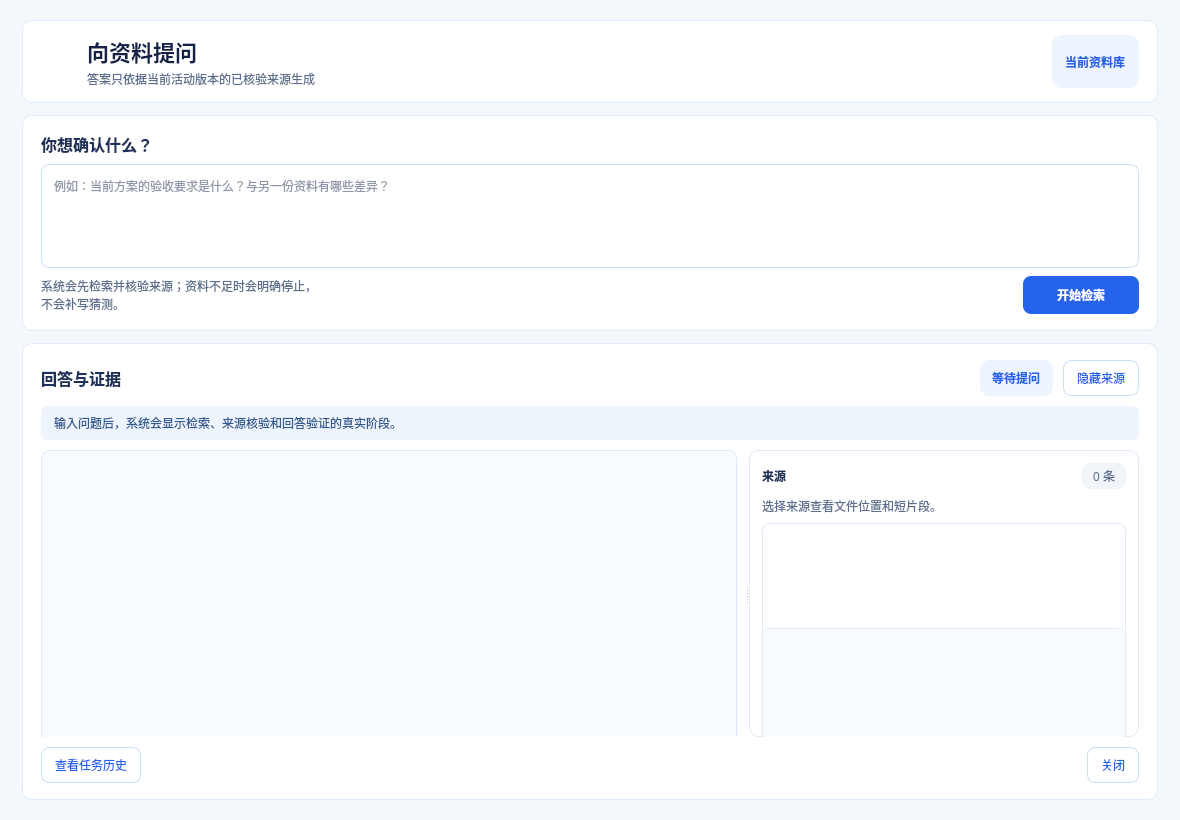
<?xml version="1.0" encoding="UTF-8"?>
<ui version="4.0">
 <class>KnowledgeAnswerDialog</class>
 <widget class="QDialog" name="KnowledgeAnswerDialog">
  <property name="windowModality"><enum>Qt::WindowModality::WindowModal</enum></property>
  <property name="geometry"><rect><x>0</x><y>0</y><width>1180</width><height>820</height></rect></property>
  <property name="minimumSize"><size><width>820</width><height>620</height></size></property>
  <property name="windowTitle"><string>向资料提问</string></property>
  <property name="styleSheet"><string notr="true">QDialog { background:#F4F7FB; }
QFrame#headerFrame, QFrame#questionFrame, QFrame#resultFrame, QFrame#sourcePanel { background:#FFFFFF; border:1px solid #DDEBFA; border-radius:10px; }
QLabel#dialogTitle { color:#14224A; font-size:22px; font-weight:700; }
QLabel#dialogSubtitle, QLabel#questionHint, QLabel#sourceHint { color:#5D6F8C; }
QLabel#knowledgeBaseLabel { color:#2563EB; background:#EEF4FF; border-radius:10px; padding:5px 10px; font-weight:600; }
QTextEdit#questionEdit { background:#FFFFFF; border:1px solid #CBDCF4; border-radius:8px; padding:8px; color:#1F3054; }
QTextEdit#questionEdit:focus { border:2px solid #4E87F5; }
QTextBrowser#answerBrowser, QTextBrowser#sourceDetail { background:#F8FBFF; border:1px solid #DDEBFA; border-radius:8px; padding:12px; color:#1F3054; }
QTextBrowser#answerBrowser h1 { color:#14224A; margin:0 0 10px 0; }
QTextBrowser#answerBrowser h2, QTextBrowser#sourceDetail h2 { color:#1E315A; margin-top:14px; }
QListWidget#sourceList { background:#FFFFFF; border:1px solid #DDEBFA; border-radius:8px; padding:4px; }
QListWidget#sourceList::item { padding:8px; border-radius:6px; }
QListWidget#sourceList::item:selected { background:#EAF2FF; color:#1D4ED8; }
QPushButton#askButton { background:#2563EB; color:#FFFFFF; border:0; border-radius:8px; padding:9px 16px; font-weight:700; }
QPushButton#askButton:hover { background:#1E55C8; }
QPushButton#askButton:disabled { background:#AFC5EE; }
QPushButton#sourceToggleButton, QPushButton#historyButton, QPushButton#closeButton { background:#FFFFFF; color:#2563EB; border:1px solid #C9DCF8; border-radius:8px; padding:8px 13px; }
QLabel#stageLabel { background:#EEF4FC; color:#315A8E; border-radius:7px; padding:8px 10px; }
QLabel#evidenceBadge { background:#EEF4FF; color:#2563EB; border-radius:10px; padding:5px 9px; font-weight:600; }
QLabel#sourceCountLabel { color:#5D6F8C; background:#F1F5F9; border-radius:9px; padding:4px 8px; }</string></property>
  <layout class="QVBoxLayout" name="mainLayout">
   <property name="spacing"><number>12</number></property><property name="leftMargin"><number>22</number></property><property name="topMargin"><number>20</number></property><property name="rightMargin"><number>22</number></property><property name="bottomMargin"><number>20</number></property>
   <item><widget class="QFrame" name="headerFrame"><layout class="QHBoxLayout" name="headerLayout"><property name="leftMargin"><number>18</number></property><property name="topMargin"><number>14</number></property><property name="rightMargin"><number>18</number></property><property name="bottomMargin"><number>14</number></property><item><widget class="QLabel" name="knowledgeIcon"><property name="minimumSize"><size><width>40</width><height>40</height></size></property><property name="alignment"><set>Qt::AlignmentFlag::AlignCenter</set></property></widget></item><item><layout class="QVBoxLayout" name="headerTextLayout"><property name="spacing"><number>2</number></property><item><widget class="QLabel" name="dialogTitle"><property name="text"><string>向资料提问</string></property></widget></item><item><widget class="QLabel" name="dialogSubtitle"><property name="text"><string>答案只依据当前活动版本的已核验来源生成</string></property></widget></item></layout></item><item><spacer name="headerFill"><property name="orientation"><enum>Qt::Orientation::Horizontal</enum></property><property name="sizeHint" stdset="0"><size><width>40</width><height>20</height></size></property></spacer></item><item><widget class="QLabel" name="knowledgeBaseLabel"><property name="text"><string>当前资料库</string></property></widget></item></layout></widget></item>
   <item><widget class="QFrame" name="questionFrame"><layout class="QVBoxLayout" name="questionLayout"><property name="spacing"><number>8</number></property><property name="leftMargin"><number>18</number></property><property name="topMargin"><number>16</number></property><property name="rightMargin"><number>18</number></property><property name="bottomMargin"><number>16</number></property><item><widget class="QLabel" name="questionTitle"><property name="text"><string>你想确认什么？</string></property><property name="styleSheet"><string notr="true">font-size:16px; font-weight:700; color:#1E315A;</string></property></widget></item><item><widget class="QTextEdit" name="questionEdit"><property name="minimumSize"><size><width>0</width><height>76</height></size></property><property name="maximumSize"><size><width>16777215</width><height>104</height></size></property><property name="placeholderText"><string>例如：当前方案的验收要求是什么？与另一份资料有哪些差异？</string></property></widget></item><item><layout class="QHBoxLayout" name="questionActionLayout"><item><widget class="QLabel" name="questionHint"><property name="text"><string>系统会先检索并核验来源；资料不足时会明确停止，不会补写猜测。</string></property><property name="wordWrap"><bool>true</bool></property></widget></item><item><spacer name="questionActionFill"><property name="orientation"><enum>Qt::Orientation::Horizontal</enum></property><property name="sizeHint" stdset="0"><size><width>36</width><height>20</height></size></property></spacer></item><item><widget class="QPushButton" name="askButton"><property name="minimumSize"><size><width>116</width><height>38</height></size></property><property name="text"><string>开始检索</string></property></widget></item></layout></item></layout></widget></item>
   <item><widget class="QFrame" name="resultFrame"><property name="sizePolicy"><sizepolicy hsizetype="Preferred" vsizetype="Expanding"><horstretch>0</horstretch><verstretch>1</verstretch></sizepolicy></property><layout class="QVBoxLayout" name="resultLayout"><property name="spacing"><number>10</number></property><property name="leftMargin"><number>18</number></property><property name="topMargin"><number>16</number></property><property name="rightMargin"><number>18</number></property><property name="bottomMargin"><number>16</number></property><item><layout class="QHBoxLayout" name="resultHeaderLayout"><item><widget class="QLabel" name="resultTitle"><property name="text"><string>回答与证据</string></property><property name="styleSheet"><string notr="true">font-size:16px; font-weight:700; color:#1E315A;</string></property></widget></item><item><spacer name="resultHeaderFill"><property name="orientation"><enum>Qt::Orientation::Horizontal</enum></property><property name="sizeHint" stdset="0"><size><width>40</width><height>20</height></size></property></spacer></item><item><widget class="QLabel" name="evidenceBadge"><property name="text"><string>等待提问</string></property></widget></item><item><widget class="QPushButton" name="sourceToggleButton"><property name="text"><string>隐藏来源</string></property><property name="toolTip"><string>显示或隐藏来源检查器</string></property></widget></item></layout></item><item><widget class="QLabel" name="stageLabel"><property name="text"><string>输入问题后，系统会显示检索、来源核验和回答验证的真实阶段。</string></property><property name="wordWrap"><bool>true</bool></property></widget></item><item><widget class="QSplitter" name="resultSplitter"><property name="orientation"><enum>Qt::Orientation::Horizontal</enum></property><property name="childrenCollapsible"><bool>false</bool></property><widget class="QFrame" name="answerPanel"><layout class="QVBoxLayout" name="answerLayout"><property name="leftMargin"><number>0</number></property><property name="topMargin"><number>0</number></property><property name="rightMargin"><number>8</number></property><property name="bottomMargin"><number>0</number></property><item><widget class="QTextBrowser" name="answerBrowser"><property name="minimumSize"><size><width>380</width><height>330</height></size></property><property name="openExternalLinks"><bool>false</bool></property><property name="markdown"><string>输入问题后，已核验的结论会在这里显示。</string></property></widget></item></layout></widget><widget class="QFrame" name="sourcePanel"><property name="minimumSize"><size><width>270</width><height>0</height></size></property><property name="maximumSize"><size><width>390</width><height>16777215</height></size></property><layout class="QVBoxLayout" name="sourceLayout"><property name="spacing"><number>8</number></property><property name="leftMargin"><number>12</number></property><property name="topMargin"><number>12</number></property><property name="rightMargin"><number>12</number></property><property name="bottomMargin"><number>12</number></property><item><layout class="QHBoxLayout" name="sourceHeaderLayout"><item><widget class="QLabel" name="sourceTitle"><property name="text"><string>来源</string></property><property name="styleSheet"><string notr="true">font-weight:700; color:#1E315A;</string></property></widget></item><item><spacer name="sourceHeaderFill"><property name="orientation"><enum>Qt::Orientation::Horizontal</enum></property><property name="sizeHint" stdset="0"><size><width>24</width><height>20</height></size></property></spacer></item><item><widget class="QLabel" name="sourceCountLabel"><property name="text"><string>0 条</string></property></widget></item></layout></item><item><widget class="QLabel" name="sourceHint"><property name="text"><string>选择来源查看文件位置和短片段。</string></property><property name="wordWrap"><bool>true</bool></property></widget></item><item><widget class="QListWidget" name="sourceList"><property name="minimumSize"><size><width>0</width><height>118</height></size></property><property name="maximumSize"><size><width>16777215</width><height>190</height></size></property><property name="selectionMode"><enum>QAbstractItemView::SelectionMode::SingleSelection</enum></property></widget></item><item><widget class="QTextBrowser" name="sourceDetail"><property name="minimumSize"><size><width>0</width><height>150</height></size></property><property name="openExternalLinks"><bool>false</bool></property><property name="markdown"><string>选择一条来源后，可查看其文件、位置与短片段。</string></property></widget></item></layout></widget></widget></item><item><layout class="QHBoxLayout" name="resultFooterLayout"><item><widget class="QPushButton" name="historyButton"><property name="enabled"><bool>false</bool></property><property name="text"><string>查看任务历史</string></property></widget></item><item><spacer name="resultFooterFill"><property name="orientation"><enum>Qt::Orientation::Horizontal</enum></property><property name="sizeHint" stdset="0"><size><width>40</width><height>20</height></size></property></spacer></item><item><widget class="QPushButton" name="closeButton"><property name="text"><string>关闭</string></property></widget></item></layout></item></layout></widget></item>
  </layout>
 </widget>
 <resources/>
 <connections/>
</ui>
